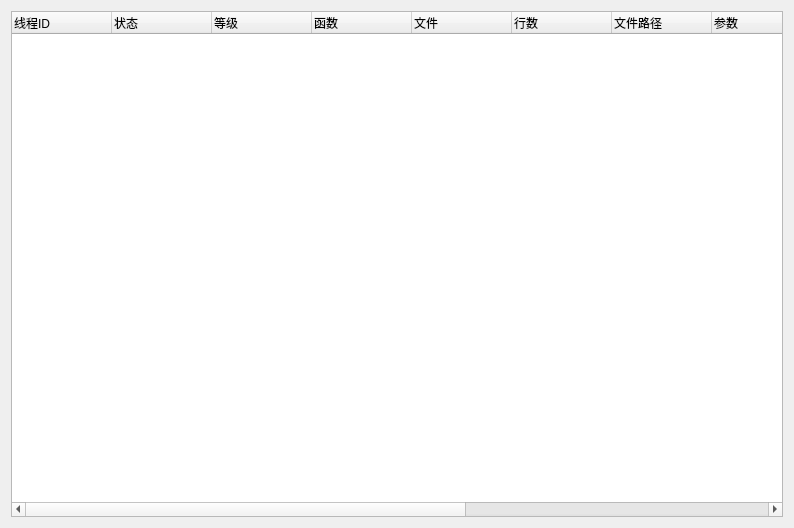
<?xml version="1.0" encoding="UTF-8"?>
<ui version="4.0">
 <class>SeerThreadFramesBrowserWidgetForm</class>
 <widget class="QWidget" name="SeerThreadFramesBrowserWidgetForm">
  <property name="geometry">
   <rect>
    <x>0</x>
    <y>0</y>
    <width>794</width>
    <height>528</height>
   </rect>
  </property>
  <property name="windowTitle">
   <string>Form</string>
  </property>
  <layout class="QGridLayout" name="gridLayout">
   <item row="0" column="0" colspan="2">
    <widget class="QTreeWidget" name="threadTreeWidget">
     <property name="columnCount">
      <number>13</number>
     </property>
     <column>
      <property name="text">
       <string>线程ID</string>
      </property>
     </column>
     <column>
      <property name="text">
       <string>状态</string>
      </property>
     </column>
     <column>
      <property name="text">
       <string>等级</string>
      </property>
     </column>
     <column>
      <property name="text">
       <string>函数</string>
      </property>
     </column>
     <column>
      <property name="text">
       <string>文件</string>
      </property>
     </column>
     <column>
      <property name="text">
       <string>行数</string>
      </property>
     </column>
     <column>
      <property name="text">
       <string>文件路径</string>
      </property>
     </column>
     <column>
      <property name="text">
       <string>参数</string>
      </property>
     </column>
     <column>
      <property name="text">
       <string>名称</string>
      </property>
     </column>
     <column>
      <property name="text">
       <string>Target Id</string>
      </property>
     </column>
     <column>
      <property name="text">
       <string>地址</string>
      </property>
     </column>
     <column>
      <property name="text">
       <string>架构</string>
      </property>
     </column>
     <column>
      <property name="text">
       <string>核心</string>
      </property>
     </column>
    </widget>
   </item>
  </layout>
 </widget>
 <resources/>
 <connections/>
</ui>
